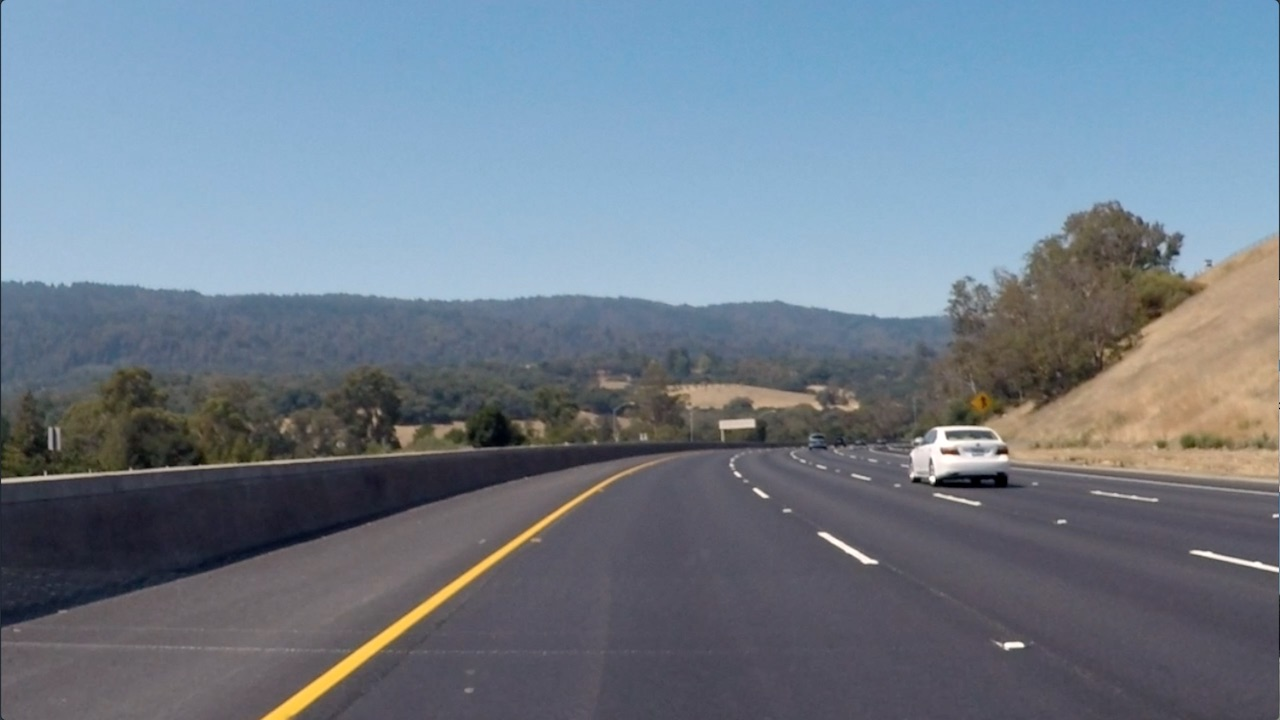
#> input picture lesson_6_cnns/data/curved_lane.jpg, 1280 x 720 px
$ jupyter execute custom_filters.ipynb   (shell and % lines are left out)
#> lines starting #> are read from the running program, lines starting #| are printed output that depends on the picture
# Creating a Filter, Edge Detection

### Import resources and display image

[cell 1]
import matplotlib.pyplot as plt
import matplotlib.image as mpimg

import cv2
import numpy as np
import os

[cell 2]
DATA_PATH = "data"

[cell 3]
def display_img(path_to_file,resize=None):
    # Read in the image
#> called with path_to_file = 'data/curved_lane.jpg'
    image = mpimg.imread(path_to_file)
#> image is the input picture: shape (720, 1280, 3); mean R, G, B 112.1, 125, 138.7
    if not resize is None:
         image = cv2.resize(image, resize)

    plt.imshow(image)
    return image

[cell 4]
lane_img = "curved_lane.jpg"
image_car = display_img(os.path.join(DATA_PATH, lane_img))

### Convert the image to grayscale

[cell 5]
def convert_to_grayscale(image):
    # Convert to grayscale for filtering
    gray = cv2.cvtColor(image, cv2.COLOR_RGB2GRAY)
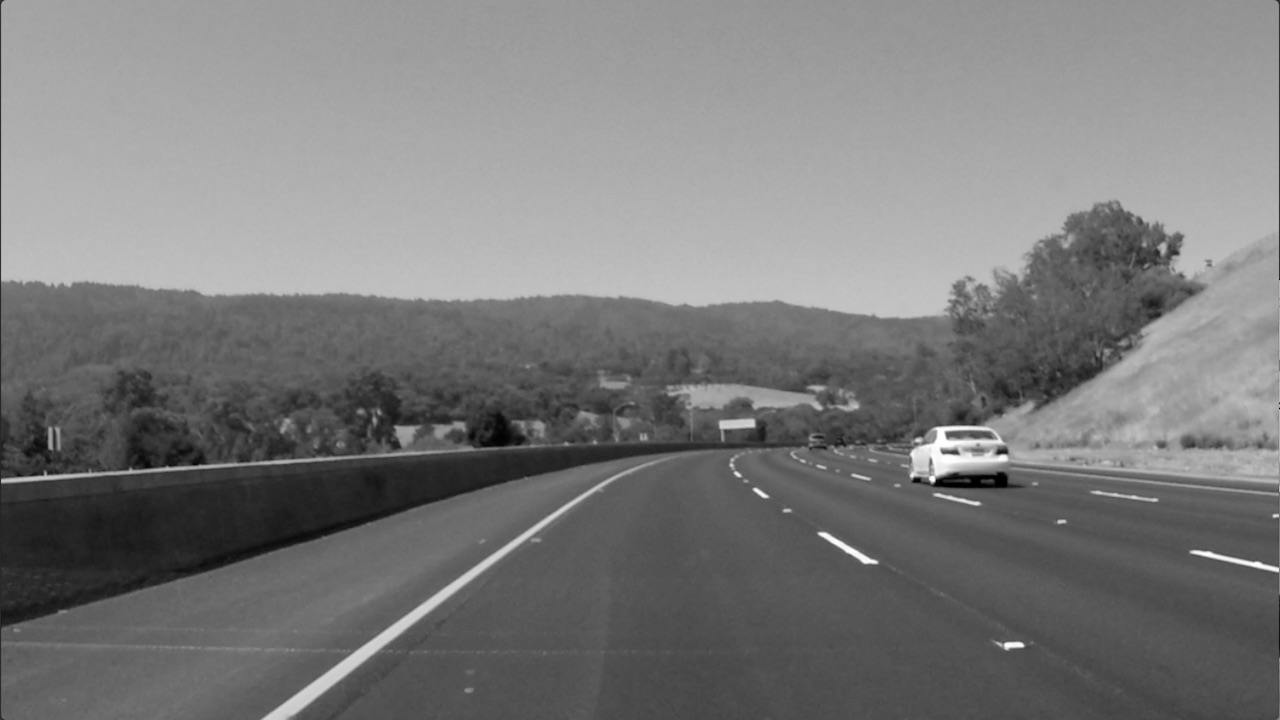
#> gray: shape (720, 1280); min 0, max 255, mean 122.7

    plt.imshow(gray, cmap='gray')
    return gray

[cell 6]
gray_car = convert_to_grayscale(image_car)

### TODO: Create a custom kernel

Below, you've been given one common type of edge detection filter: a Sobel operator.

The Sobel filter is very commonly used in edge detection and in finding patterns in intensity in an image. Applying a Sobel filter to an image is a way of **taking (an approximation) of the derivative of the image** in the x or y direction, separately. The operators look as follows.

**It's up to you to create a Sobel x operator and apply it to the given image.**

For a challenge, see if you can put the image through a series of filters: first one that blurs the image (takes an average of pixels), and then one that detects the edges.

[cell 7]
def apply_filter(image, filter_to_apply):
    # Filter the image using filter2D, which has inputs: (grayscale image, bit-depth, kernel)
    filtered_image = cv2.filter2D(image, -1, filter_to_apply)

    plt.imshow(filtered_image, cmap='gray')

[cell 8]
# Create a custom kernel

# 3x3 array for edge detection
sobel_y = np.array([[ -1, -2, -1],
                    [  0,  0,  0],
                    [  1,  2,  1]])

## TODO: Create and apply a Sobel x operator
sobel_x = np.array([[-1, 0, 1],
                    [-2, 0, 2],
                    [-1, 0, 1]])

[cell 9]
apply_filter(gray_car, sobel_y)

[cell 10]
apply_filter(gray_car, sobel_x)

### Test out other filters!

You're encouraged to create other kinds of filters and apply them to see what happens! As an **optional exercise**, try the following:
* Create a filter with decimal value weights.
* Create a 5x5 filter
* Apply your filters to the other images in the `images` directory.

[cell 11]
climbing_img = "climbing.jpg"
img_woman = display_img(os.path.join(DATA_PATH, climbing_img))
#> call 2 of display_img, with path_to_file = 'data/climbing.jpg'
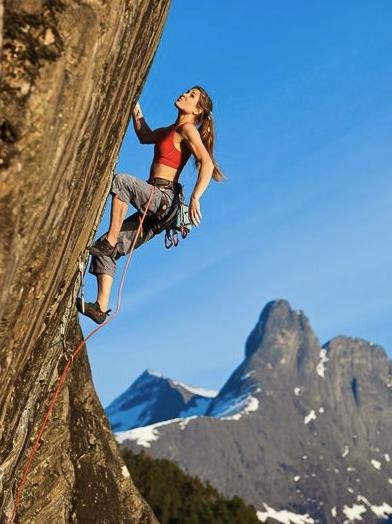
#> input picture lesson_6_cnns/data/climbing.jpg, 392 x 524 px
#> in display_img, image is the input picture: shape (524, 392, 3); mean R, G, B 106.2, 125.5, 138.8

[cell 12]
gray_woman = convert_to_grayscale(img_woman)
#> in convert_to_grayscale (call 2), `gray = cv2.cvtColor(image, cv2.COLOR_RGB2GRAY)`:
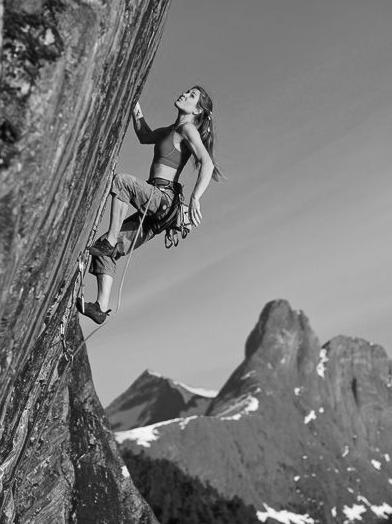
#> gray: shape (524, 392); min 0, max 254, mean 121.2

[cell 13]
# Create the filters :)
# Horizontal Filter edge detection
horiz_filter = np.array([[ -1.5, -2.5, -1.5, -2.5, -1.5],
                         [ -2.5, -3.5, -2.5, -3.5, -2.5],
                         [  0,      0,    0,    0,    0],
                         [  2.5,  3.5,  2.5,  3.5,  2.5],
                         [  1.5,  2.5,  1.5,  2.5,  1.5],
                        ])

# Vertical Filter Edge Detection
vertical_filter = np.array( [[ -0.5, -0.1, 0, 0.1, 0.5],
                             [ -0.3, -0.2, 0, 0.2, 0.3],
                             [ -0.1, -0.3, 0, 0.3, 0.1],
                             [ -0.3, -0.2, 0, 0.2, 0.3],
                             [ -0.5, -0.1, 0, 0.1, 0.5],])

[cell 14]
apply_filter(gray_woman, horiz_filter)
#> in apply_filter (call 3), `filtered_image = cv2.filter2D(image, -1, filter_to_apply)`:
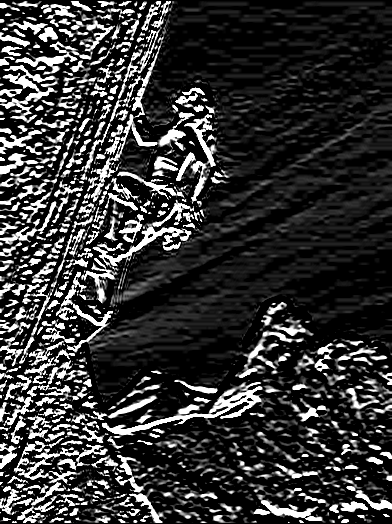
#> filtered_image: shape (524, 392); min 0, max 255, mean 53.4

[cell 15]
apply_filter(gray_woman, vertical_filter)
#> in apply_filter (call 4), `filtered_image = cv2.filter2D(image, -1, filter_to_apply)`:
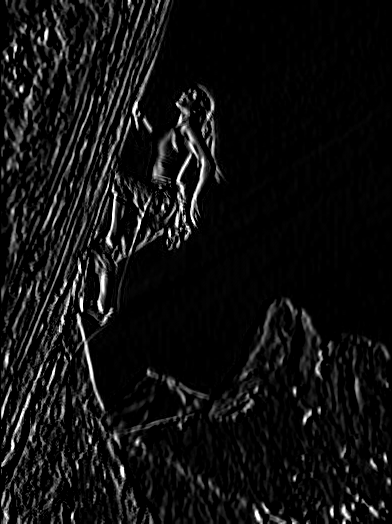
#> filtered_image: shape (524, 392); min 0, max 255, mean 17

[cell 16]
bike_img = "mountain_bike.jpg"
img_bike = display_img(os.path.join(DATA_PATH, bike_img))
#> call 3 of display_img, with path_to_file = 'data/mountain_bike.jpg'
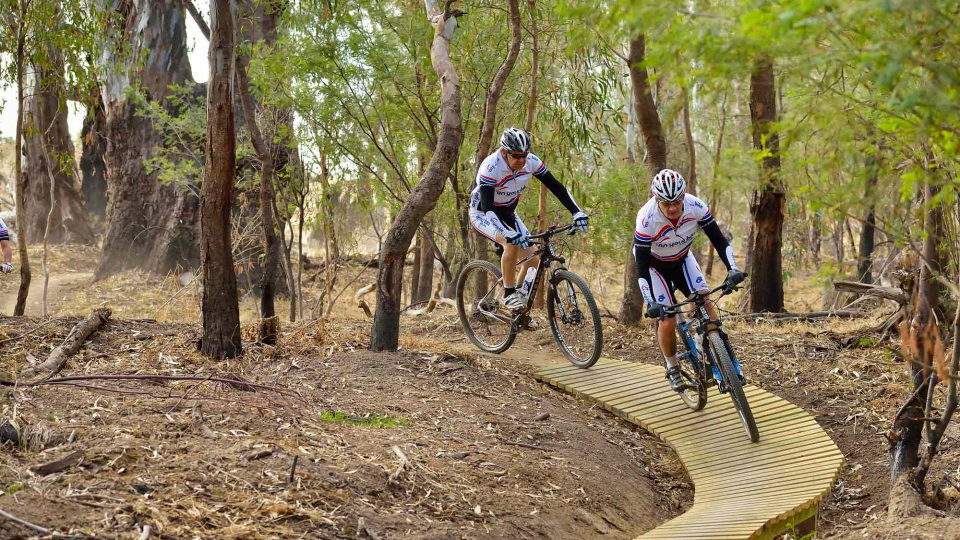
#> input picture lesson_6_cnns/data/mountain_bike.jpg, 1920 x 1080 px (shown at 1/2 size)
#> in display_img, image is the input picture: shape (1080, 1920, 3); mean R, G, B 133.1, 119.6, 85.1

[cell 17]
gray_bike = convert_to_grayscale(img_bike)
#> in convert_to_grayscale (call 3), `gray = cv2.cvtColor(image, cv2.COLOR_RGB2GRAY)`:
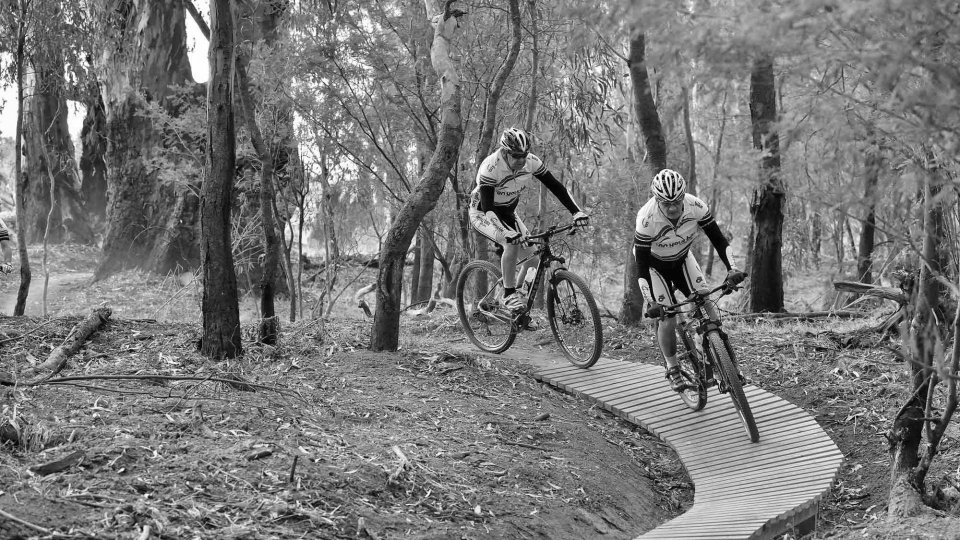
#> gray: shape (1080, 1920) (shown at 1/2 size); min 0, max 255, mean 119.7

[cell 18]
curve_filter = np.array([[    0,     0,    0, -1.5, -1.5],
                         [ -1.5,  -1.5,    0, -1.5, -1.5],
                         [ -1.0,  -1.0,    0,  1.0,  1.5],
                         [  1.5,   1.5,    0,  1.5,  1.5],
                         [    0,     0,    0,  1.5,  1.5],
                        ])
apply_filter(gray_bike, horiz_filter)
#> in apply_filter (call 5), `filtered_image = cv2.filter2D(image, -1, filter_to_apply)`:
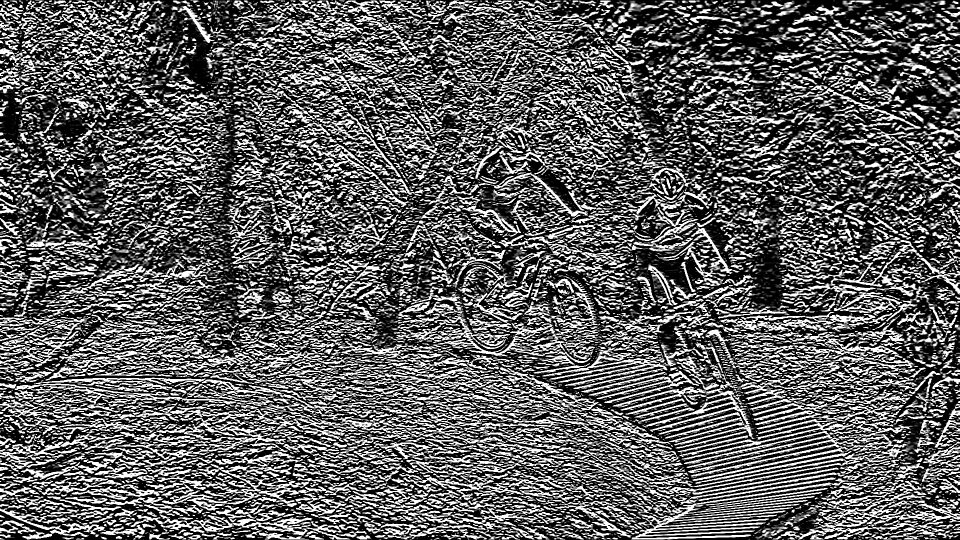
#> filtered_image: shape (1080, 1920) (shown at 1/2 size); min 0, max 255, mean 94.1

[cell 19]
apply_filter(gray_bike, vertical_filter)
#> in apply_filter (call 6), `filtered_image = cv2.filter2D(image, -1, filter_to_apply)`:
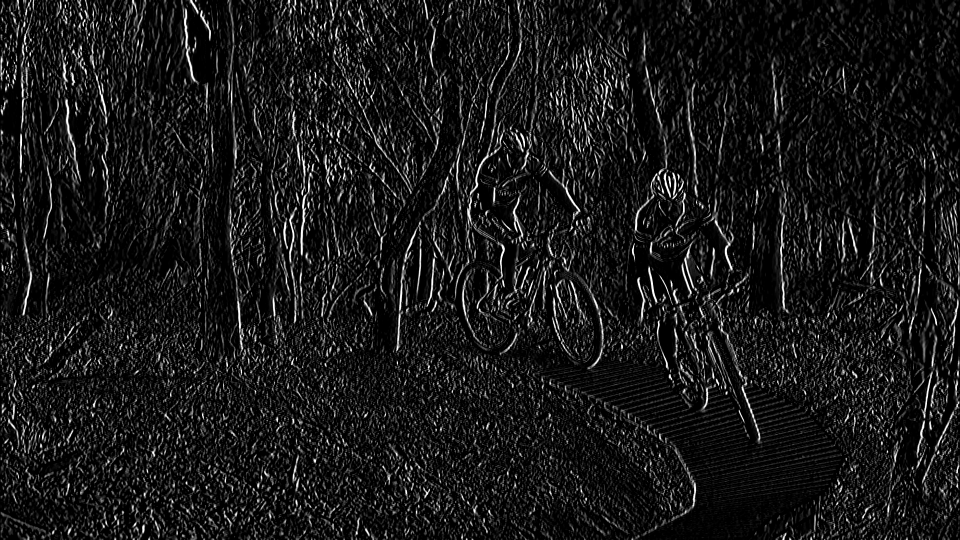
#> filtered_image: shape (1080, 1920) (shown at 1/2 size); min 0, max 255, mean 24.4
